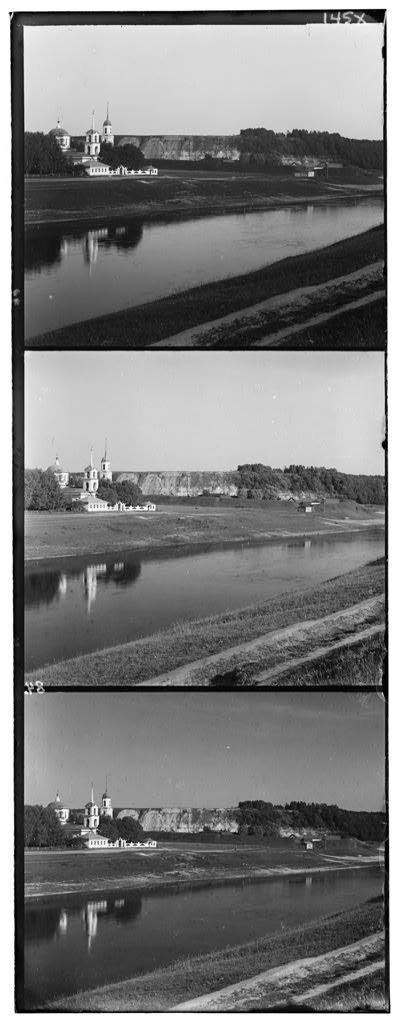
#> input picture Data/00125v.jpg, 400 x 1024 px
$ python -i Generate_color_simple.py   (imports and definitions only)
#> lines starting #> are read from the running program, lines starting #| are printed output that depends on the picture
#> further down, picture is the input picture: shape (1024, 400, 3); min 0, max 255, mean 124.2
#imports
import cv2
import numpy as np

#to calc ssd
def calc_ssd(b, gr):
    #Sum of Squared Differences(SSD)
    return np.sum((b - gr) ** 2)

#to calc ncc
def calc_ncc(b, gr):
    #Normalized Cross-Correlation(NCC)
    b=(b-np.mean(b)) / (np.std(b)+1e-7)     #1e-7  ---- incase std is 0.
    gr=(gr-np.mean(gr)) / (np.std(gr)+1e-7)
    return np.sum(b * gr)  #dot product between two imgs

def align_simple(b,gr,metric,disp_size=15):
    """
    ##### Algo decription #########

    This algo uses NCC or SSD method as metric..
    moves the indie color channel over B
    Scores it, finds the best score + displacement
    returns the displacement for each color channel
    """

    best_disp = (0, 0)
    best_score_ncc=float("-inf")
    best_score_ssd=float("inf")

    disp = np.arange(-disp_size,disp_size+1)    #-15 to 16 in this code

    for dx in disp:
        for dy in disp:
            #this shifts G, R imgs
            shift_gr=np.roll(np.roll(gr, dx, axis=1),dy,axis=0)

            #cropping to eliminate boundary artifacts
            cropped_gr = shift_gr[disp_size+15:-(disp_size+15), disp_size+15:-(disp_size+15)]
            cropped_b = b[disp_size+15:-(disp_size+15), disp_size+15:-(disp_size+15)]

            if metric=='SSD':
                currscore = calc_ssd(cropped_b, cropped_gr)
                #lower SSD score is better
                if currscore < best_score_ssd:
                    best_score_ssd = currscore
                    best_disp=(dx, dy)
            elif metric == 'NCC':
                currscore = calc_ncc(cropped_b, cropped_gr)
                #higher NCC score is better
                if currscore > best_score_ncc:
                    best_score_ncc = currscore
                    best_disp=(dx, dy)

    return best_disp

def colorize_img(img, metric='SSD', disp_size=15):
    #Split the image into B,G,R
#> called with metric = 'SSD', disp_size = 15
    h_each=img.shape[0] // 3
#> h_each = 341
    b = img[:h_each, :]
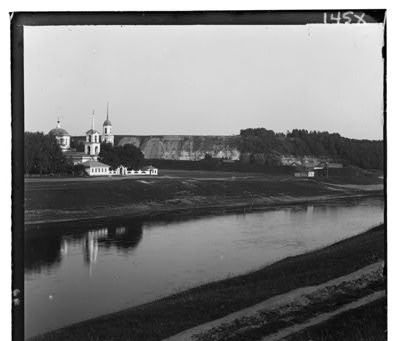
#> b: shape (341, 400, 3); min 0, max 255, mean 125.9
    g = img[h_each:2*h_each, :]
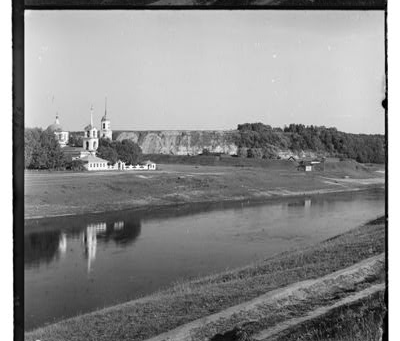
#> g: shape (341, 400, 3); min 0, max 255, mean 139.3
    r = img[2*h_each:, :]
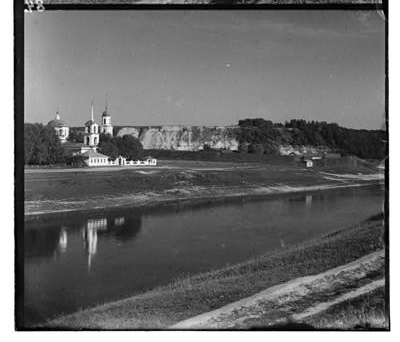
#> r: shape (342, 400, 3); min 0, max 255, mean 107.3

    ########resize###########   in case total height isn't a multiple of 3
    if b.shape[0]==g.shape[0]==r.shape[0]:
        pass
    else:
        r=cv2.resize(r,(b.shape[1],b.shape[0]))
#> r: shape (341, 400, 3)

    print(b.shape,g.shape,r.shape)
#| (341, 400, 3) (341, 400, 3) (341, 400, 3)
    ############calc scores and align G, R #################
    best_disp_g = align_simple(b, g, metric, disp_size)
#> after the loop in align_simple, `for dx in disp:`:
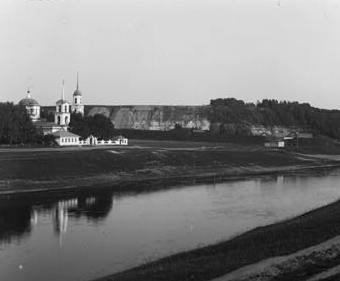
#> cropped_b: shape (281, 340, 3); min 5, max 251, mean 127.1
#> after the loop in align_simple, `for dx in disp:`: best_disp = (2, 15); best_score_ncc = -inf; best_score_ssd = 24065160
#> best_disp_g = (2, 15)
    best_disp_r = align_simple(b, r, metric, disp_size)
#> best_disp_r = (15, -13)

    #use the disp to align G,R finally
    translation_matrix_g = np.float32([[1, 0, best_disp_g[0]], [0, 1, best_disp_g[1]]])
#> translation_matrix_g = [[1, 0, 2], [0, 1, 15]]
    shift_gr_g = cv2.warpAffine(g, translation_matrix_g, (g.shape[1], g.shape[0]))
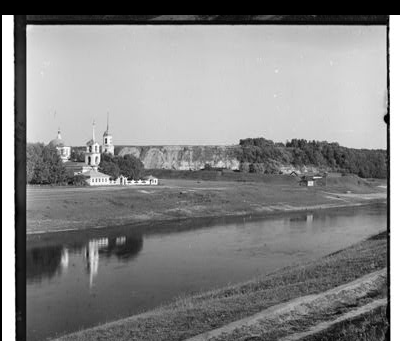
#> shift_gr_g: shape (341, 400, 3); min 0, max 255, mean 134.2
    translation_matrix_r = np.float32([[1, 0, best_disp_r[0]], [0, 1, best_disp_r[1]]])
#> translation_matrix_r = [[1, 0, 15], [0, 1, -13]]
    shift_gr_r = cv2.warpAffine(r, translation_matrix_r, (r.shape[1], r.shape[0]))
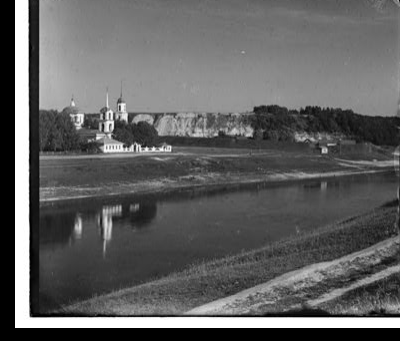
#> shift_gr_r: shape (341, 400, 3); min 0, max 255, mean 97.6

    #merging to get color pic
    final_img=cv2.merge([b,shift_gr_g,shift_gr_r])

    #SAVE
    # save_name="your path"
    # cv2.imwrite(save_name, final_img)

    return final_img,best_disp_g,best_disp_r

def viz(img):
    cv2.imshow("final_img", img)
    cv2.waitKey(0)
    cv2.destroyAllWindows()

def main():
    img=cv2.imread("your path",cv2.IMREAD_GRAYSCALE)
    metric='NCC'
    disp_size=15    #u can change it for different imgs
    final_image,disp_g,disp_r=colorize_img(img, metric=metric, disp_size=disp_size)

    viz(final_image)
    print("Best displacement against Blue:  Green={}  |  Red={}".format(disp_g,disp_r))

# [2 lines not run here, left out]

>>> import cv2
>>> picture = cv2.imread('Data/00125v.jpg')
>>> result = colorize_img(picture)

$ run again, on Data/00153v.jpg
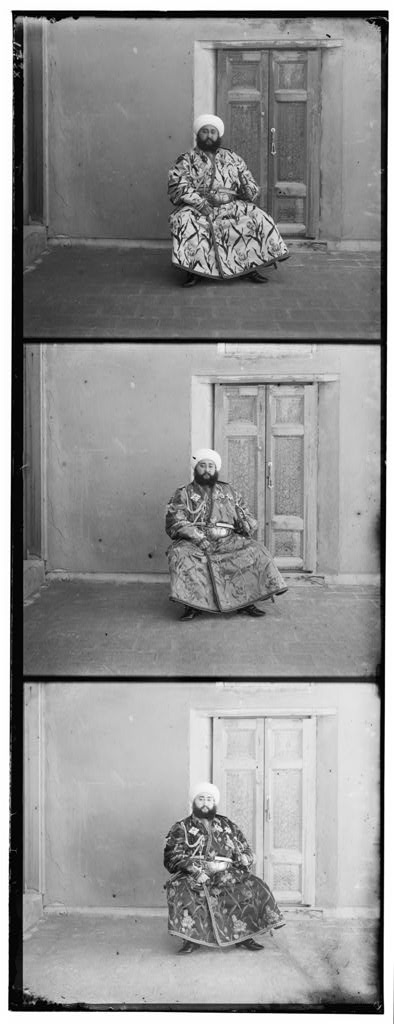
#> input picture Data/00153v.jpg, 394 x 1024 px
#> picture is the input picture: shape (1024, 394, 3); min 0, max 255, mean 145.2
#| (341, 394, 3) (341, 394, 3) (341, 394, 3)
#> after the loop in align_simple, `for dx in disp:`:
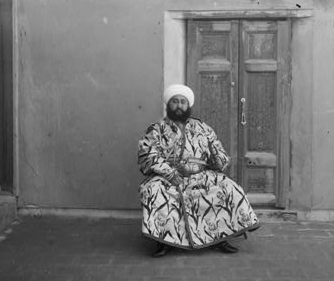
#> cropped_b: shape (281, 334, 3); min 0, max 250, mean 116.2
#> after the loop in align_simple, `for dx in disp:`: best_disp = (14, -15); best_score_ncc = -inf; best_score_ssd = 30947628
#> best_disp_g = (14, -15)
#> best_disp_r = (-6, -15)
#> translation_matrix_g = [[1, 0, 14], [0, 1, -15]]
#> translation_matrix_r = [[1, 0, -6], [0, 1, -15]]
#> in colorize_img, `shift_gr_r = cv2.warpAffine(r, translation_matrix_r, (r.shape[1], r.sh..`:
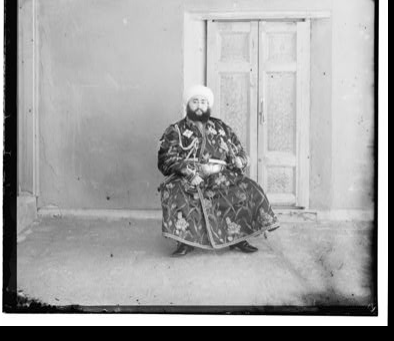
#> shift_gr_r: shape (341, 394, 3); min 0, max 255, mean 161.3

$ run again, on Data/00351v.jpg
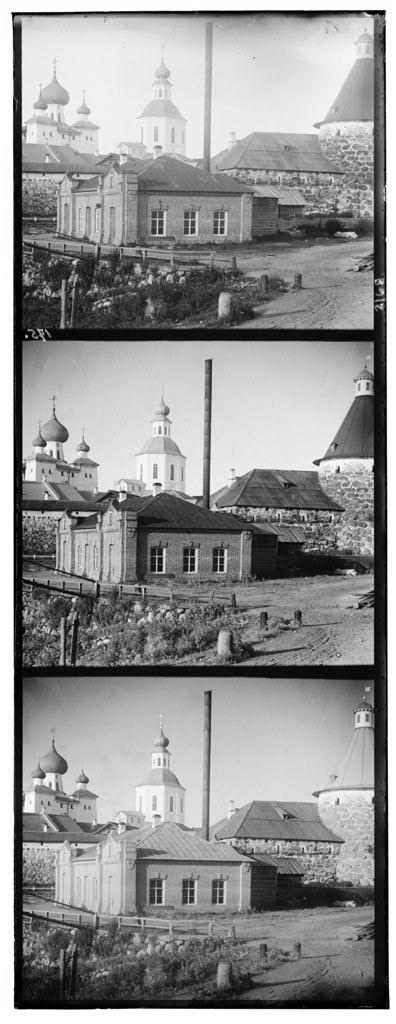
#> input picture Data/00351v.jpg, 396 x 1024 px
#> picture is the input picture: shape (1024, 396, 3); min 0, max 255, mean 146.8
#| (341, 396, 3) (341, 396, 3) (341, 396, 3)
#> after the loop in align_simple, `for dx in disp:`:
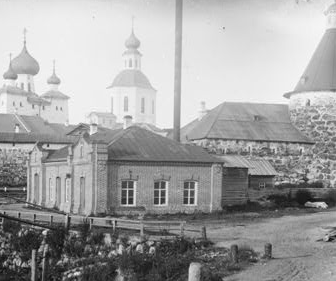
#> cropped_b: shape (281, 336, 3); min 8, max 255, mean 162.8
#> after the loop in align_simple, `for dx in disp:`: best_disp = (1, 4); best_score_ncc = -inf; best_score_ssd = 25961826
#> best_disp_g = (1, 4)
#> best_disp_r = (1, 13)
#> translation_matrix_g = [[1, 0, 1], [0, 1, 4]]
#> translation_matrix_r = [[1, 0, 1], [0, 1, 13]]
#> in colorize_img, `shift_gr_r = cv2.warpAffine(r, translation_matrix_r, (r.shape[1], r.sh..`:
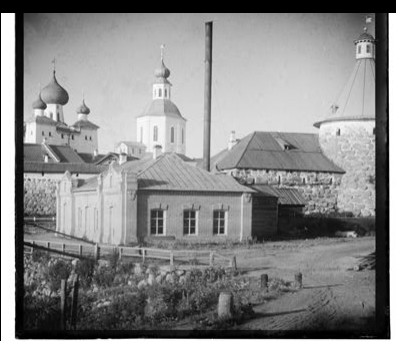
#> shift_gr_r: shape (341, 396, 3); min 0, max 255, mean 134.8
